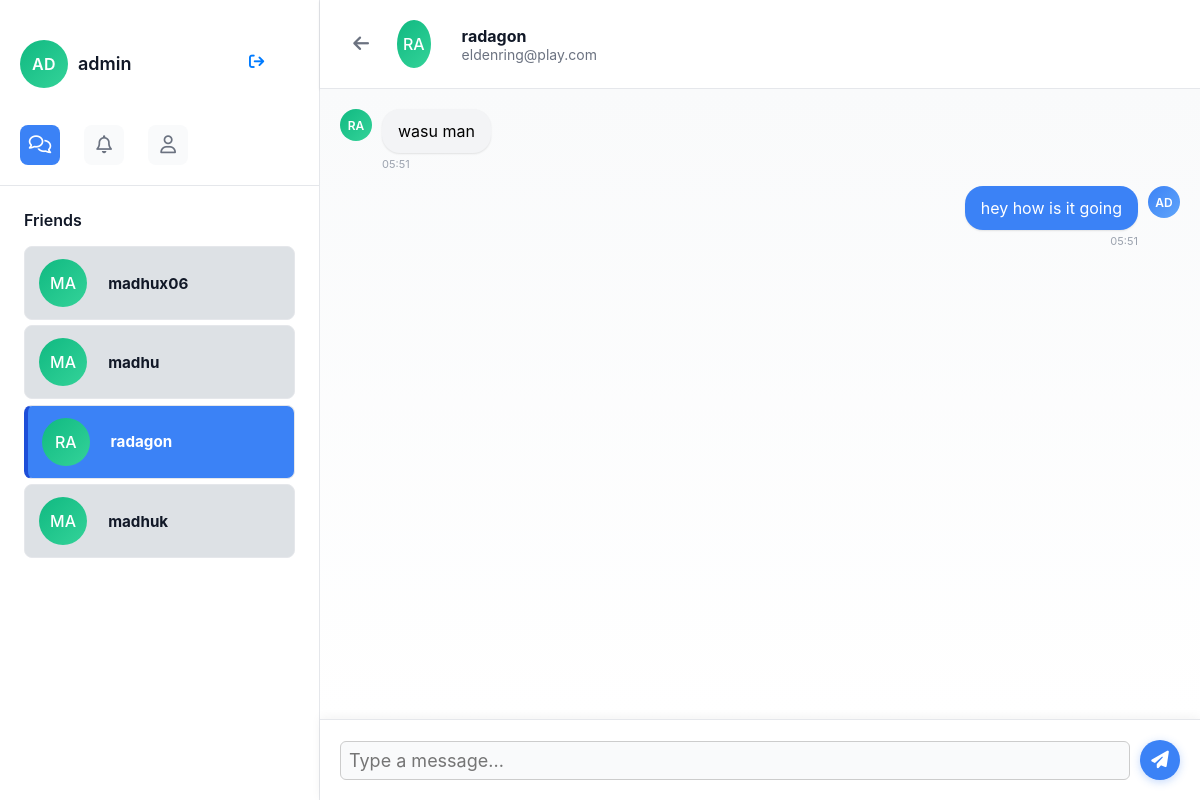
Screenshot of /chat/4 (signed in) with the database file from the repository.
### app.py (models this page shows)
class User(UserMixin, db.Model):
    id = db.Column(db.Integer, primary_key=True)
    username = db.Column(db.String(200), unique=True, nullable=False)
    password = db.Column(db.String(200), nullable=False)
    email = db.Column(db.String(200), unique=True, nullable=False)
    created_at = db.Column(db.DateTime, default=datetime.utcnow)

class Message(db.Model):
    id = db.Column(db.Integer, primary_key=True)
    sender_id = db.Column(db.Integer, db.ForeignKey('user.id'), nullable=False)
    room_id = db.Column(db.Integer, db.ForeignKey('chat_room.id'), nullable=False)
    content = db.Column(db.String(700))
    timestamp = db.Column(db.DateTime, default=datetime.utcnow)
    sender = db.relationship("User", backref="messages", lazy=True)

### app.py (the view)
@app.route('/chat/<int:friend_id>')
@login_required
def chat_with_friend(friend_id):
    friendship = Friend.query.filter(
        Friend.status == "accepted",
        ((Friend.user_id == current_user.id) & (Friend.friend_id == friend_id)) |
        ((Friend.user_id == friend_id) & (Friend.friend_id == current_user.id))
    ).first()
    if not friendship:
        flash("You can only chat with friends")
        return redirect(url_for('chat'))
    friend = User.query.get_or_404(friend_id)
    room = get_or_create_chat_room(current_user.id, friend_id)
    friends = get_user_friends()
    messages = Message.query.filter_by(room_id=room.id).order_by(Message.timestamp).all()
    return render_template('chat_room.html',
                         friend=friend,
                         room=room,
                         messages=messages,
                         friends=friends)

### app.py (called while the page is built, shortened)
def get_user_friends():
    friends = db.session.query(Friend, User).join(
        User,
        (User.id == Friend.friend_id) | (User.id == Friend.user_id)
    ).filter(
        Friend.status == "accepted",
        ((Friend.user_id == current_user.id) | (Friend.friend_id == current_user.id)),
        User.id != current_user.id
    ).all()
    return [friend[1] for friend in friends]

def get_or_create_chat_room(user1_id, user2_id):
    existing_room = db.session.query(ChatRoom).join(ChatMembership).filter(
        ChatRoom.is_group == False,
        ChatMembership.user_id.in_([user1_id, user2_id])
    ).group_by(ChatRoom.id).having(db.func.count(ChatMembership.user_id) == 2).first()
    if existing_room:
        return existing_room

@login_manager.user_loader
def load_user(user_id):
    return User.query.get(int(user_id))

### templates/chat_room.html (shortened to what this page needs)
<!DOCTYPE html>
<html>
<head>
    <link rel="stylesheet" href="/static/css/style.css">
</head>
<body class="messages-page" data-room-id="{{ room.id }}" data-current-user-id="{{ current_user.id }}" data-current-username="{{ current_user.username }}">
    <div class="main-container">
        <div class="side-bar">
            <div class="profile-header">
                <div class="user-profile">
                    <div class="user-profile-info">
                        <div id="imge">{{ current_user.username[:2].upper() }}</div>
                        <div class="same" id="name">{{ current_user.username }}</div>
                        <div class="logout-button"><a href="/login"><i class="fa-solid fa-arrow-right-from-bracket"></i></a></div>
                    </div>
                </div>
                <div class="csb-options">
                    <a href="/chat"><i class="fa-regular fa-comments"></i></a>
                    <a href="/friend_requests"><i class="fa-regular fa-bell"></i></a>
                    <a href="/add_friend"><i class="fa-regular fa-user"></i></a>
                </div>
            </div>
            <div class="profile-body">
                <h3>Friends</h3>
                <div id="friends-list">
                    {% for f in friends %}
                    <div class="other-users {% if f.id == friend.id %}active{% endif %}" onclick="window.location.href='/chat/{{ f.id }}'">
                        <div style="display: flex; align-items: center;">
                            <div class="user-avatar" style="width: 20%;">{{ f.username[:2].upper() }}</div>
                            <div style="margin-left: 5px;">
                                <div style="font-weight: bold;">{{ f.username }}</div>
                            </div>
                        </div>
                    </div>
                    {% endfor %}
                </div>
            </div>
        </div>
        <div class="main-body">
            <div class="chat-header">
                <button class="back-btn" onclick="window.location.href='/chat'">
                    <i class="fa-solid fa-arrow-left"></i>
                </button>
                <div class="user-avatar" style="width: 4%">{{ friend.username[:2].upper() }}</div>
                <div>
                    <div style="font-weight: bold; color: #111827;">{{ friend.username }}</div>
                    <div style="font-size: 14px; color: #6b7280;">{{ friend.email }}</div>
                </div>
            </div>
            <div class="chat-messages" id="chat-messages">
                {% for message in messages %}
                <div class="message {% if message.sender_id == current_user.id %}outgoing-msg{% else %}incoming-msg{% endif %}">
                    <div class="message-avatar">{{ message.sender.username[:2].upper() }}</div>
                    <div>
                        <div class="message-content">{{ message.content }}</div>
                        <div class="message-time">{{ message.timestamp.strftime('%H:%M') }}</div>
                    </div>
                </div>
                {% endfor %}
            </div>
            <div class="chat-input-area">
                <input type="text" id="messageInput" class="chat-input" placeholder="Type a message..." />
                <button class="send-btn" onclick="sendMessage()">
                    <i class="fa-solid fa-paper-plane"></i>
                </button>
            </div>
        </div>
    </div>
</body>
</html>

### templates/chat_room.html (style rules this page uses)
.chat-messages { flex: 1; padding: 20px; overflow-y: auto; display: flex; flex-direction: column; gap: 15px; }
.message { display: flex; align-items: flex-start; gap: 10px; max-width: 70%; }
.outgoing-msg { align-self: flex-end; flex-direction: row-reverse; }
.incoming-msg { align-self: flex-start; }
.message-avatar { width: 32px; height: 32px; border-radius: 50%; background: linear-gradient(135deg, #10b981, #34d399); display: flex; align-items: center; justify-content: center; font-weight: 600; color: #fff; font-size: 12px; }
.message-content { background: #f3f4f6; padding: 12px 16px; border-radius: 18px; max-width: 100%; word-wrap: break-word; }
.outgoing-msg .message-content { background: #3b82f6; color: white; }
.message-time { font-size: 11px; color: #9ca3af; margin-top: 4px; }
.chat-input-area { padding: 20px; border-top: 1px solid #e5e7eb; display: flex; gap: 10px; align-items: center; }
.chat-input { flex: 1; padding: 12px 16px; border: 1px solid #d1d5db; border-radius: 25px; font-size: 14px; outline: none; }
.send-btn { width: 40px; height: 40px; border: none; background: #3b82f6; color: white; border-radius: 50%; cursor: pointer; display: flex; align-items: center; justify-content: center; }
.chat-header { padding: 20px; border-bottom: 1px solid #e5e7eb; display: flex; align-items: center; gap: 15px; }
.back-btn { padding: 8px; border: none; background: transparent; cursor: pointer; border-radius: 50%; color: #6b7280; font-size: 18px; }

### rows the page displays
User: username "AD", username "admin"
User: username "MA", username "madhux06"
User: username "MA", username "madhu"
User: username "RA", username "radagon", email "eldenring@play.com"
User: username "MA", username "madhuk"
Message: sender "RA", content "wasu man", timestamp "05:51"
Message: sender "AD", content "hey how is it going", timestamp "05:51"
